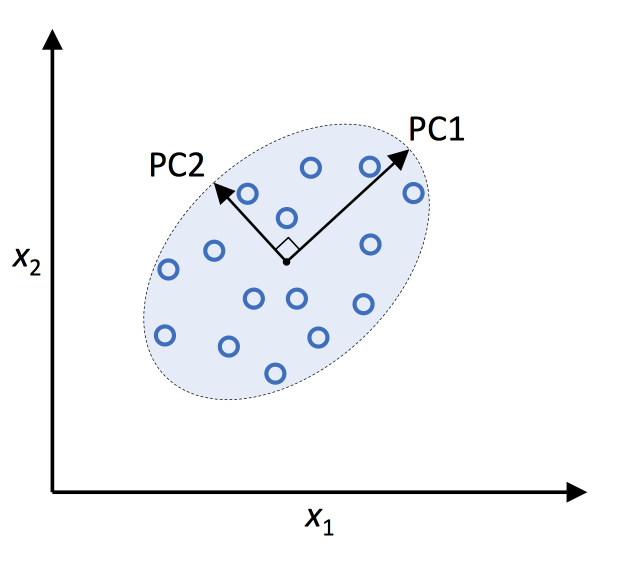
#> input picture PCA/image01.png, 1246 x 1137 px (shown at 1/2 size)
$ jupyter execute --allow-errors PCA-ReducaoDeDimencionalidade-2020.ipynb   (shell and % lines are left out)   (older library calls are emulated)
#> lines starting #> are read from the running program, lines starting #| are printed output that depends on the picture
# PCA - Principal Component Analisys - Redução de Dimensionalidade

## Passos Principais - PCA -  principal component analysis

[cell 1]
from PIL import Image
img = Image.open('image01.png') #, width=400)
#> img is the input picture: PIL image 1246x1137 RGBA; mean R, G, B, A 244.7, 246, 248.4, 255
width  = 400
height = 400
img = img.resize((width, height), Image.ANTIALIAS)
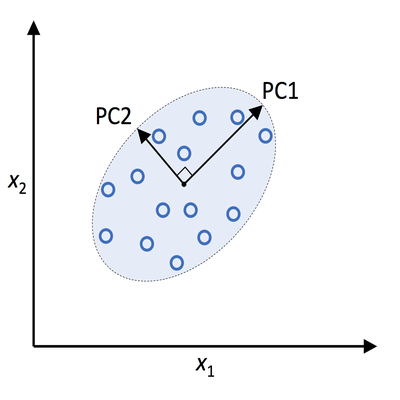
#> img: PIL image 400x400 RGBA; mean R, G, B, A 244.7, 246, 248.4, 255
img


$ run again, with PCA/image02.png copied over PCA/image01.png
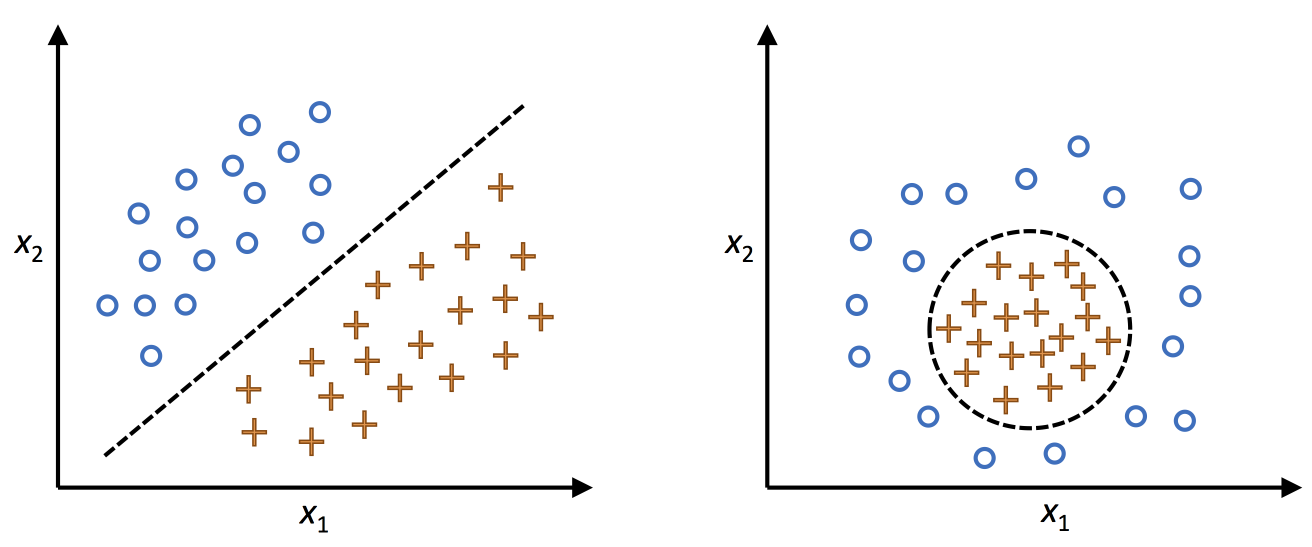
#> input picture PCA/image02.png, 2623 x 1093 px (shown at 1/2 size)
#> img is the input picture: PIL image 2623x1093 RGBA; mean R, G, B, A 246.9, 246.7, 246.9, 255
#> `img = img.resize((width, height), Image.ANTIALIAS)`:
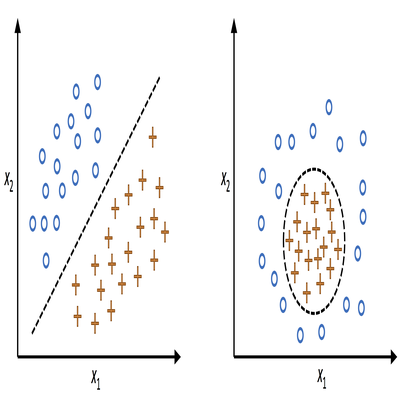
#> img: PIL image 400x400 RGBA; mean R, G, B, A 246.5, 246.3, 246.6, 255

$ run again, with PCA/MatrizDeCovariancia.png copied over PCA/image01.png
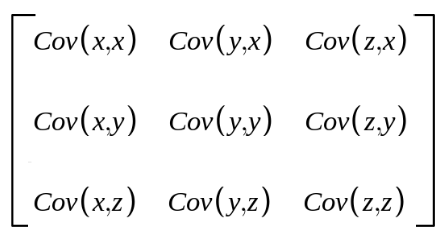
#> input picture PCA/MatrizDeCovariancia.png, 447 x 242 px
#> img is the input picture: PIL image 447x242 RGB; min 0, max 255, mean 242.9
#> `img = img.resize((width, height), Image.ANTIALIAS)`:
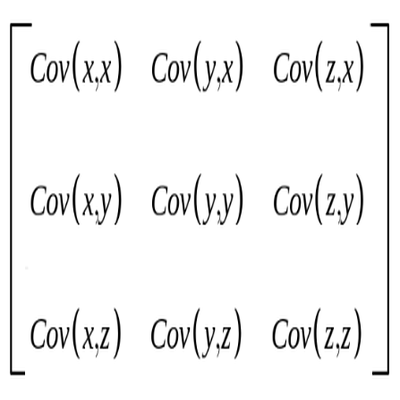
#> img: PIL image 400x400 RGB; min 0, max 255, mean 242.7

$ run again, with PCA/cov.png copied over PCA/image01.png
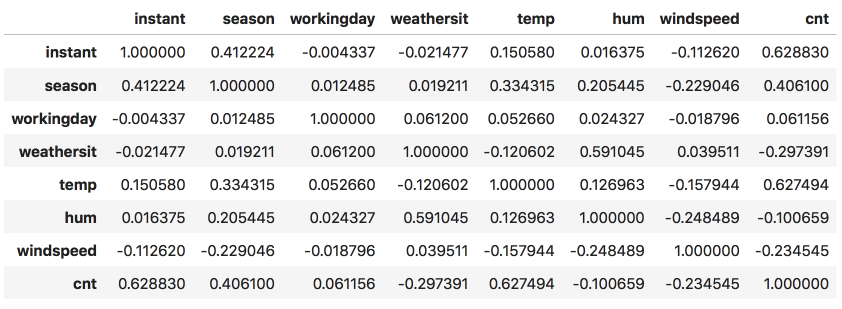
#> input picture PCA/cov.png, 1684 x 618 px (shown at 1/2 size)
#> img is the input picture: PIL image 1684x618 RGBA; mean R, G, B, A 232.7, 232.6, 232.7, 255
#> `img = img.resize((width, height), Image.ANTIALIAS)`:
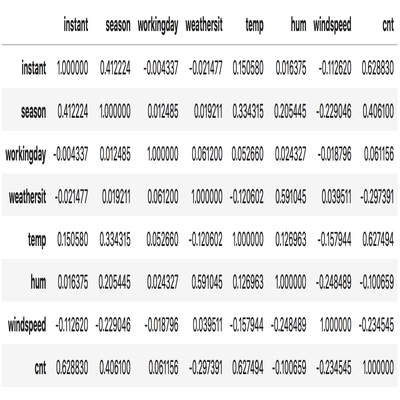
#> img: PIL image 400x400 RGBA; mean R, G, B, A 232, 231.9, 232, 255
